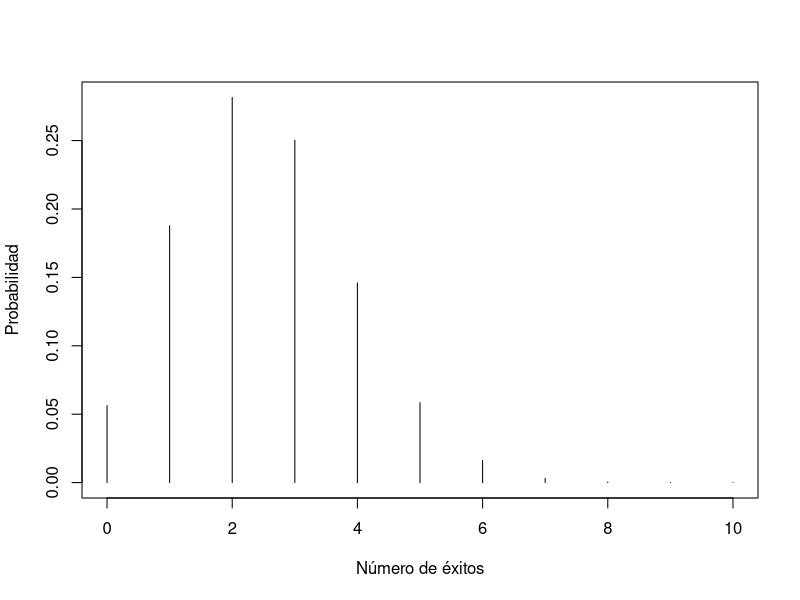
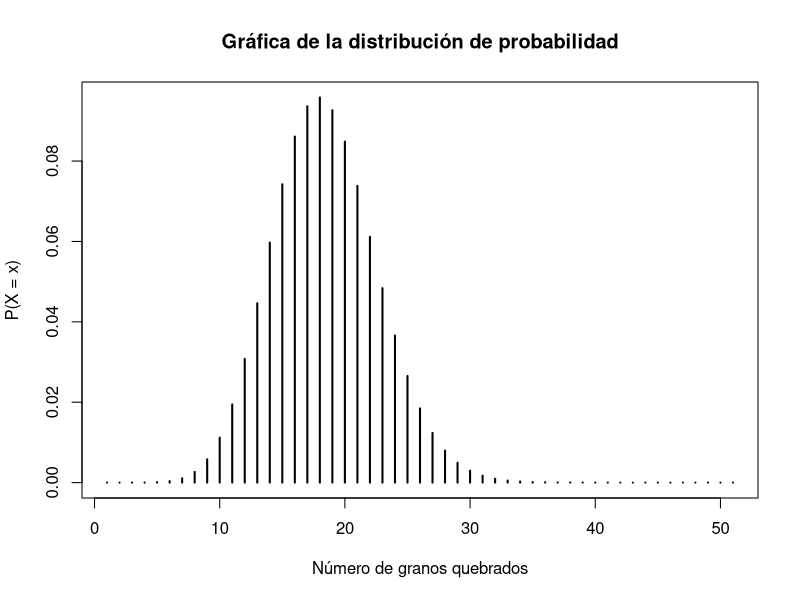
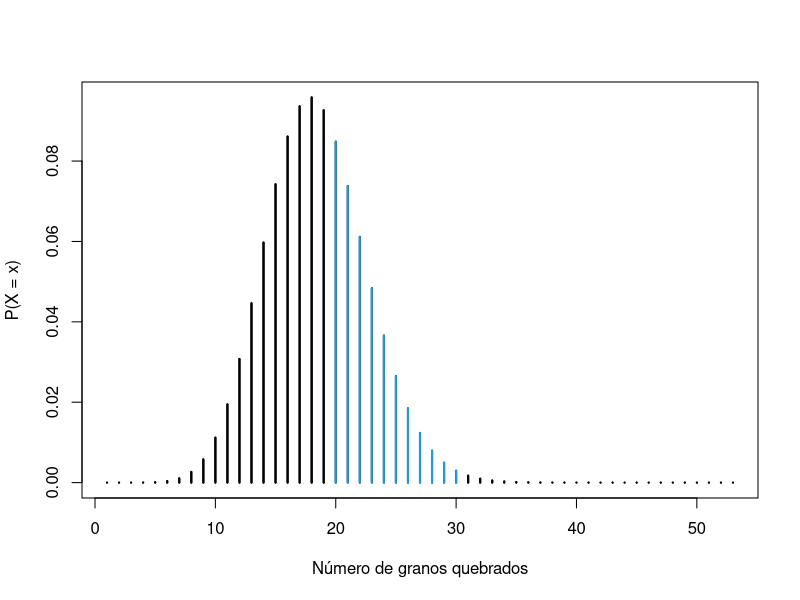

Generate these figures, in order, with R:
# Dr. Byron González
# http://www.byrong.tk 

#==================== Distribución Binomial ====================

# En una población 10% es daltónico, en una muestra aleatoria 
# de 25 personas
# Calcular las siguientes probabilidades

# 1. Valores de la distribución binomial para n=250 p=0.1 q=0.9
tabla.p=data.frame(Probability=dbinom(0:25, size=25, prob=0.10))
rownames(tabla.p) <- 0:25 
print(tabla.p)

# 2. ¿Cuál es la probabilidad de responder ninguna correcta?
# P(X=0)
P0<-dbinom(0,10,0.25); P0 # Usar dbinom para valores puntuales de probabilidad

# 3. ¿Cuál es la probabilidad de responder de forma correcta 6 preguntas o menos?
# P(X<=6)
# Usar pbinom para probabilidades acumuladas
# Si es cola izquierda es desde el punto fijado hacia abajo
# Si es cola derecha debe ser un valor abajo del punto de interés
P6omenos<-pbinom(c(6), size=10, prob=0.25, lower.tail=TRUE); P6omenos

# 4. ¿Cuál es la probabilidad de responder de forma correcta 7 preguntas o más?
# P(X<=6)
# Si es cola derecha debe ser un valor abajo del punto de interés
# En este caso, como es 7 el interés, debe solicitarse para 6 y cola derecha
P7omas<-pbinom(6,10,0.25, lower.tail = F); P7omas

# 5. Gráfica de la distribución
ensayos<-0:10
plot(ensayos, dbinom(ensayos,size=10, prob=0.25), type = "h", xlab = "Número de éxitos", ylab="Probabilidad")
# Probabilidad para x=0,n=15, p=0.05
probf<-dbinom(0,15,0.05); probf

## ============= Distribución de Poisson ====================
# dpois para valores puntuales
# ppois para valores acumulados
# qpois para cuantiles

# Se realizó un muestreo de bolsas de arroz para exportación
# Se encontró una media de 17.4 granos quebrados y
# se tolera no más de 50 granos quebrados por Kg.

ppois(c(50), lambda=17.4, lower.tail = T)
tabla.ps=data.frame(Probability=dpois(0:50, lambda = 17.4))
rownames(tabla.ps) <- 0:50 
print(tabla.ps)

# Gráfica de la distribución
x <- 0:50
lambda <- 17.4
plot(dpois(x, lambda), type = "h", lwd = 2,
     main = "Gráfica de la distribución de probabilidad",
     ylab = "P(X = x)", xlab = "Número de granos quebrados")

# Calcular la probabilidad de encontrar 20 granos quebrados o menos
P20menos<-ppois(c(20), lambda=17.4, lower.tail = T); P20menos

# Calcular la probabilidad de encontrar más de 20 granos quebrados
Pmas20<-ppois(c(20), lambda = 17.4, lower.tail = F); Pmas20
Pmas20a<-1-P20menos; Pmas20a

# Calcular la probabilidad de encontrar entre 20 a 30 granos quebrados
P20a30<-ppois(30, lambda=17.4)-ppois(19, lambda=17.4); P20a30

# Gráfica del segmento de probabilidad que corresponde de 20 a 30

# Antes agregar la siguiente función
# lambda: media
# lb: límite inferior de la suma
# ub: límite superior de la suma
# col: color
# lwd: ancho de línea

pois_sum <- function(lambda, lb, ub, col = 4, lwd = 1, ...) {
  x <- 0:(lambda + lambda * 2)
  
  if (missing(lb)) {
    lb <- min(x)
  }
  if (missing(ub)) {
    ub <- max(x)
  }
  
  plot(dpois(x, lambda = lambda), type = "h", lwd = lwd, ...)
  
  if(lb == min(x) & ub == max(x)) {
    color <- col
  } else {
    color <- rep(1, length(x))
    color[(lb + 1):ub ] <- col
  }
  
  lines(dpois(x, lambda = lambda), type = "h",
        col =  color, lwd = lwd, ...)
}

# Gráfico de probabilidad cuando hay entre 20 a 30 granos quebrados
pois_sum(lambda = 17.4, lb = 19, ub = 30, lwd = 2,
         ylab = "P(X = x)", xlab = "Número de granos quebrados")


